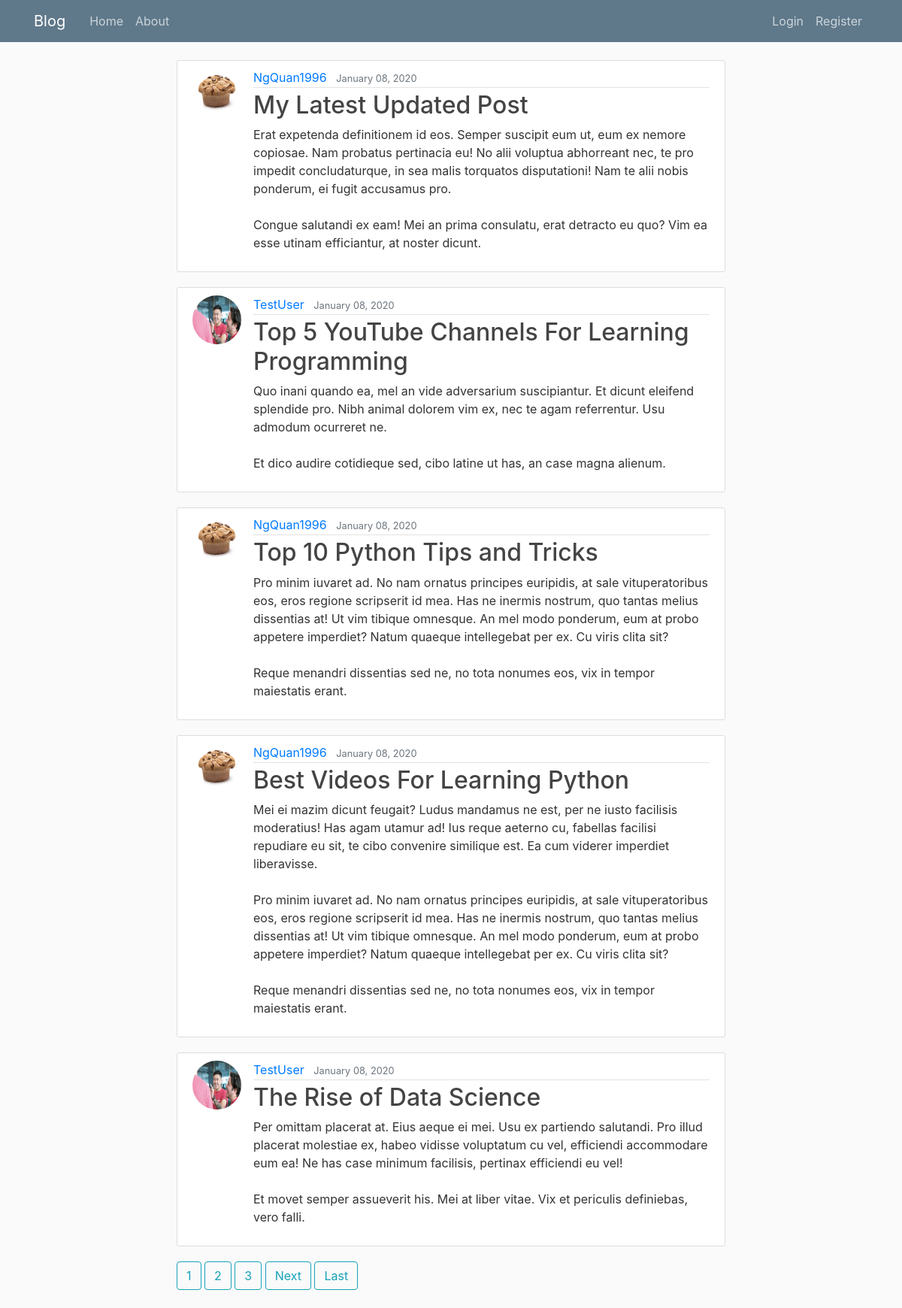
The page / on the database its author committed.
### blog/models.py (models this page shows, shortened)
class Post(models.Model):
  title = models.CharField(max_length=100)
  content = models.TextField()
  date_posted = models.DateTimeField(default=timezone.now)
  author = models.ForeignKey(User, on_delete=models.CASCADE)

### users/models.py (models this page shows, shortened)
class Profile(models.Model):
  user = models.OneToOneField(User, on_delete=models.CASCADE)
  image = models.ImageField(default='default.jpg', upload_to='profile_pics')

### blog/views.py (the view)
# urls.py: path('', PostListView.as_view(), name='blog-home'),
class PostListView(ListView):
  model = Post
  template_name = 'blog/home.html'  # <app>/<model>_<viewtype>.html
  context_object_name = 'posts'
  ordering = ['-date_posted']
  paginate_by = 5

### blog/templates/blog/home.html (shortened to what this page needs)
{% extends "blog/base.html" %}
{% block content %}
  {% for post in posts %}
    <article class="media content-section">
      <img class="rounded-circle article-img" src="{{ post.author.profile.image.url }}">
      <div class="media-body">
        <div class="article-metadata">
          <a class="mr-2" href="{% url 'user-posts' post.author.username %}">{{ post.author }}</a>
          <small class="text-muted">{{ post.date_posted|date:"F d, Y" }}</small>
        </div>
        <h2><a class="article-title" href="{% url 'post-detail' post.id %}">{{ post.title }}</a></h2>
        <p class="article-content">{{ post.content }}</p>
      </div>
    </article>
  {% endfor %}
  {% if is_paginated %}
    {% for num in page_obj.paginator.page_range %}
      {% if page.obj.number == num %}
       <a class="btn btn-outline-info mb-4" href="?page={{ num }}">{{ num }}</a>
      {% elif num > page_obj.number|add:'-3' and num < page_obj.number|add:'3' %}
        <a class="btn btn-outline-info mb-4" href="?page={{ num }}">{{ num }}</a>
      {% endif %}
    {% endfor %}
    {% if page_obj.has_next %}
      <a class="btn btn-outline-info mb-4" href="?page={{ page_obb.next_page_number }}">Next</a>
      <a class="btn btn-outline-info mb-4" href="?page={{ page_obj.paginator.num_pages }}">Last</a>
    {% endif %}
  {% endif %}
{% endblock content %}

### blog/templates/blog/base.html (shortened to what this page needs)
{% load static %}
<!DOCTYPE html>
  <head>
      <link rel="stylesheet" href="https://stackpath.bootstrapcdn.com/bootstrap/4.4.1/css/bootstrap.min.css">
      <link rel="stylesheet" type="text/css" href="{% static 'blog/main.css' %}">
  </head>
  <body>
    <header class="site-header">
      <nav class="navbar navbar-expand-md navbar-dark bg-steel fixed-top">
        <div class="container">
          <a class="navbar-brand mr-4" href="{% url 'blog-home' %}">Blog</a>
          <div class="collapse navbar-collapse" id="navbarToggle">
            <div class="navbar-nav mr-auto">
              <a class="nav-item nav-link" href="{% url 'blog-home' %}">Home</a>
              <a class="nav-item nav-link" href="{% url 'blog-about' %}">About</a>
            </div>
            <div class="navbar-nav">
              {% if user.is_authenticated %}
                <a class="nav-item nav-link" href="{% url 'post-create' %}">New Post</a>
                <a class="nav-item nav-link" href="{% url 'profile' %}">Profile</a>
                <a class="nav-item nav-link" href="{% url 'logout' %}">Logout</a>
              {% else %}
                <a class="nav-item nav-link" href="{% url 'login' %}">Login</a>
                <a class="nav-item nav-link" href="{% url 'register' %}">Register</a>
              {% endif %}
            </div>
          </div>
        </div>
      </nav>
    </header>
  <main role="main" class="container">
    <div class="row">
      <div class="col-md-8">
        {% block content %}{% endblock %}
      </div>
    </div>
  </main>
  </body>
</html>

### blog/static/blog/main.css (style rules this page uses)
body { background: #fafafa; color: #333333; margin-top: 5rem; }
h1, h2, h3, h4, h5, h6 { color: #444444; }
.bg-steel { background-color: #5f788a; }
.site-header .navbar-nav .nav-link { color: #cbd5db; }
.content-section { background: #ffffff; padding: 10px 20px; border: 1px solid #dddddd; border-radius: 3px; margin-bottom: 20px; }
.article-title { color: #444444; }
.article-content { white-space: pre-line; }
.article-img { height: 65px; width: 65px; margin-right: 16px; }
.article-metadata { padding-bottom: 1px; margin-bottom: 4px; border-bottom: 1px solid #e3e3e3 }
.col-md-8 { margin: auto !important; }

### rows shown on the page
Post: author.profile.image (picture), author "NgQuan1996", date_posted "January 08, 2020", title "My Latest Updated Post", content "Erat expetenda definitionem id eos. Semper suscipit eum ut, eum ex nemore copiosae. Nam probatus pertinacia eu! No alii voluptua abhorreant nec, te pro impedit concludaturque, in sea malis torquatos disputationi! Nam te alii nobis ponderum, ei fugit accusamus pro. Congue salutandi ex eam! Mei an prima consulatu, erat detracto eu quo? Vim ea esse utinam efficiantur, at noster dicunt."
Post: author.profile.image (picture), author "TestUser", date_posted "January 08, 2020", title "Top 5 YouTube Channels For Learning Programming", content "Quo inani quando ea, mel an vide adversarium suscipiantur. Et dicunt eleifend splendide pro. Nibh animal dolorem vim ex, nec te agam referrentur. Usu admodum ocurreret ne. Et dico audire cotidieque sed, cibo latine ut has, an case magna alienum."
Post: author.profile.image (picture), author "NgQuan1996", date_posted "January 08, 2020", title "Top 10 Python Tips and Tricks", content "Pro minim iuvaret ad. No nam ornatus principes euripidis, at sale vituperatoribus eos, eros regione scripserit id mea. Has ne inermis nostrum, quo tantas melius dissentias at! Ut vim tibique omnesque. An mel modo ponderum, eum at probo appetere imperdiet? Natum quaeque intellegebat per ex. Cu viris clita sit? Reque menandri dissentias sed ne, no tota nonumes eos, vix in tempor maiestatis erant."
Post: author.profile.image (picture), author "NgQuan1996", date_posted "January 08, 2020", title "Best Videos For Learning Python", content "Mei ei mazim dicunt feugait? Ludus mandamus ne est, per ne iusto facilisis moderatius! Has agam utamur ad! Ius reque aeterno cu, fabellas facilisi repudiare eu sit, te cibo convenire similique est. Ea cum viderer imperdiet liberavisse. Pro minim iuvaret ad. No nam ornatus principes euripidis, at sale vituperatoribus eos, eros regione scripserit id mea. Has ne inermis nostrum, quo tantas melius dissentias at! Ut vim tibique omnesque. An mel modo ponderum, eum at probo appetere imperdiet? Natum quaeque intellegebat per ex. Cu viris clita sit? Reque menandri dissentias sed ne, no tota nonumes eos, vix in tempor maiestatis erant."
Post: author.profile.image (picture), author "TestUser", date_posted "January 08, 2020", title "The Rise of Data Science", content "Per omittam placerat at. Eius aeque ei mei. Usu ex partiendo salutandi. Pro illud placerat molestiae ex, habeo vidisse voluptatum cu vel, efficiendi accommodare eum ea! Ne has case minimum facilisis, pertinax efficiendi eu vel! Et movet semper assueverit his. Mei at liber vitae. Vix et periculis definiebas, vero falli."

### other values the page prints
{{ num }} "1" "2" "3"
